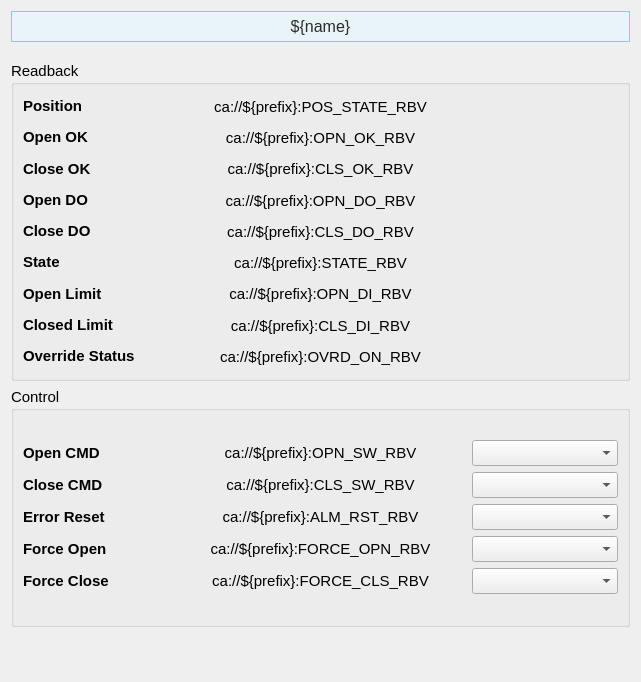
<?xml version="1.0" encoding="UTF-8"?>
<ui version="4.0">
 <class>Form</class>
 <widget class="QWidget" name="Form">
  <property name="geometry">
   <rect>
    <x>0</x>
    <y>0</y>
    <width>641</width>
    <height>682</height>
   </rect>
  </property>
  <property name="sizePolicy">
   <sizepolicy hsizetype="Preferred" vsizetype="Preferred">
    <horstretch>0</horstretch>
    <verstretch>0</verstretch>
   </sizepolicy>
  </property>
  <property name="windowTitle">
   <string>Form</string>
  </property>
  <layout class="QVBoxLayout" name="verticalLayout_7">
   <item>
    <widget class="PyDMLabel" name="PyDMLabel_11">
     <property name="maximumSize">
      <size>
       <width>16777215</width>
       <height>40</height>
      </size>
     </property>
     <property name="font">
      <font>
       <pointsize>12</pointsize>
      </font>
     </property>
     <property name="toolTip">
      <string/>
     </property>
     <property name="styleSheet">
      <string notr="true">    background-color: #e8f4f8;

    border: 1px solid #90c8e0;

    padding: 5px;

    color: rgb(43, 43, 43);</string>
     </property>
     <property name="text">
      <string>${name}</string>
     </property>
     <property name="alignment">
      <set>Qt::AlignCenter</set>
     </property>
    </widget>
   </item>
   <item>
    <spacer name="verticalSpacer_2">
     <property name="orientation">
      <enum>Qt::Vertical</enum>
     </property>
     <property name="sizeType">
      <enum>QSizePolicy::Fixed</enum>
     </property>
     <property name="sizeHint" stdset="0">
      <size>
       <width>20</width>
       <height>13</height>
      </size>
     </property>
    </spacer>
   </item>
   <item>
    <widget class="QGroupBox" name="groupBox">
     <property name="sizePolicy">
      <sizepolicy hsizetype="Preferred" vsizetype="Fixed">
       <horstretch>0</horstretch>
       <verstretch>0</verstretch>
      </sizepolicy>
     </property>
     <property name="minimumSize">
      <size>
       <width>0</width>
       <height>320</height>
      </size>
     </property>
     <property name="font">
      <font>
       <pointsize>11</pointsize>
      </font>
     </property>
     <property name="title">
      <string>Readback</string>
     </property>
     <layout class="QVBoxLayout" name="verticalLayout_14">
      <item>
       <layout class="QHBoxLayout" name="horizontalLayout_4" stretch="1,2,1">
        <item>
         <layout class="QVBoxLayout" name="verticalLayout">
          <item>
           <widget class="QLabel" name="interlock_ok_label_9">
            <property name="font">
             <font>
              <pointsize>11</pointsize>
             </font>
            </property>
            <property name="styleSheet">
             <string/>
            </property>
            <property name="text">
             <string>&lt;html&gt;&lt;head/&gt;&lt;body&gt;&lt;p&gt;&lt;span style=&quot; font-weight:600;&quot;&gt;Position&lt;/span&gt;&lt;/p&gt;&lt;/body&gt;&lt;/html&gt;</string>
            </property>
           </widget>
          </item>
          <item>
           <widget class="QLabel" name="interlock_ok_label_8">
            <property name="font">
             <font>
              <pointsize>11</pointsize>
             </font>
            </property>
            <property name="styleSheet">
             <string/>
            </property>
            <property name="text">
             <string>&lt;html&gt;&lt;head/&gt;&lt;body&gt;&lt;p&gt;&lt;span style=&quot; font-weight:600;&quot;&gt;Open OK&lt;/span&gt;&lt;/p&gt;&lt;/body&gt;&lt;/html&gt;</string>
            </property>
           </widget>
          </item>
          <item>
           <widget class="QLabel" name="interlock_ok_label_12">
            <property name="font">
             <font>
              <pointsize>11</pointsize>
             </font>
            </property>
            <property name="styleSheet">
             <string/>
            </property>
            <property name="text">
             <string>&lt;html&gt;&lt;head/&gt;&lt;body&gt;&lt;p&gt;&lt;span style=&quot; font-weight:600;&quot;&gt;Close OK&lt;/span&gt;&lt;/p&gt;&lt;/body&gt;&lt;/html&gt;</string>
            </property>
           </widget>
          </item>
          <item>
           <widget class="QLabel" name="interlock_ok_label_14">
            <property name="font">
             <font>
              <pointsize>11</pointsize>
             </font>
            </property>
            <property name="styleSheet">
             <string/>
            </property>
            <property name="text">
             <string>&lt;html&gt;&lt;head/&gt;&lt;body&gt;&lt;p&gt;&lt;span style=&quot; font-weight:600;&quot;&gt;Open DO&lt;/span&gt;&lt;/p&gt;&lt;/body&gt;&lt;/html&gt;</string>
            </property>
           </widget>
          </item>
          <item>
           <widget class="QLabel" name="interlock_ok_label_15">
            <property name="font">
             <font>
              <pointsize>11</pointsize>
             </font>
            </property>
            <property name="styleSheet">
             <string/>
            </property>
            <property name="text">
             <string>&lt;html&gt;&lt;head/&gt;&lt;body&gt;&lt;p&gt;&lt;span style=&quot; font-weight:600;&quot;&gt;Close DO&lt;/span&gt;&lt;/p&gt;&lt;/body&gt;&lt;/html&gt;</string>
            </property>
           </widget>
          </item>
          <item>
           <widget class="QLabel" name="interlock_ok_label_13">
            <property name="font">
             <font>
              <pointsize>11</pointsize>
             </font>
            </property>
            <property name="styleSheet">
             <string/>
            </property>
            <property name="text">
             <string>&lt;html&gt;&lt;head/&gt;&lt;body&gt;&lt;p&gt;&lt;span style=&quot; font-weight:600;&quot;&gt;State&lt;/span&gt;&lt;/p&gt;&lt;/body&gt;&lt;/html&gt;</string>
            </property>
           </widget>
          </item>
          <item>
           <widget class="QLabel" name="interlock_ok_label_10">
            <property name="font">
             <font>
              <pointsize>11</pointsize>
             </font>
            </property>
            <property name="styleSheet">
             <string/>
            </property>
            <property name="text">
             <string>&lt;html&gt;&lt;head/&gt;&lt;body&gt;&lt;p&gt;&lt;span style=&quot; font-weight:600;&quot;&gt;Open Limit&lt;/span&gt;&lt;/p&gt;&lt;/body&gt;&lt;/html&gt;</string>
            </property>
           </widget>
          </item>
          <item>
           <widget class="QLabel" name="interlock_ok_label_11">
            <property name="font">
             <font>
              <pointsize>11</pointsize>
             </font>
            </property>
            <property name="styleSheet">
             <string/>
            </property>
            <property name="text">
             <string>&lt;html&gt;&lt;head/&gt;&lt;body&gt;&lt;p&gt;&lt;span style=&quot; font-weight:600;&quot;&gt;Closed Limit&lt;/span&gt;&lt;/p&gt;&lt;/body&gt;&lt;/html&gt;</string>
            </property>
           </widget>
          </item>
          <item>
           <widget class="QLabel" name="interlock_ok_label_3">
            <property name="font">
             <font>
              <pointsize>11</pointsize>
             </font>
            </property>
            <property name="styleSheet">
             <string/>
            </property>
            <property name="text">
             <string>&lt;html&gt;&lt;head/&gt;&lt;body&gt;&lt;p&gt;&lt;span style=&quot; font-weight:600;&quot;&gt;Override Status&lt;/span&gt;&lt;/p&gt;&lt;/body&gt;&lt;/html&gt;</string>
            </property>
           </widget>
          </item>
         </layout>
        </item>
        <item>
         <layout class="QVBoxLayout" name="verticalLayout_4">
          <item>
           <widget class="PyDMLabel" name="PyDMLabel_8">
            <property name="toolTip">
             <string/>
            </property>
            <property name="text">
             <string>ca://${prefix}:POS_STATE_RBV</string>
            </property>
            <property name="alignment">
             <set>Qt::AlignCenter</set>
            </property>
            <property name="precision">
             <number>0</number>
            </property>
            <property name="showUnits">
             <bool>false</bool>
            </property>
            <property name="precisionFromPV">
             <bool>true</bool>
            </property>
            <property name="alarmSensitiveContent">
             <bool>false</bool>
            </property>
            <property name="alarmSensitiveBorder">
             <bool>true</bool>
            </property>
            <property name="PyDMToolTip">
             <string/>
            </property>
            <property name="channel">
             <string>ca://${prefix}:POS_STATE_RBV</string>
            </property>
            <property name="enableRichText">
             <bool>false</bool>
            </property>
            <property name="displayLabelText">
             <bool>false</bool>
            </property>
            <property name="disconnectedText">
             <string/>
            </property>
           </widget>
          </item>
          <item>
           <widget class="PyDMLabel" name="PyDMLabel_9">
            <property name="toolTip">
             <string/>
            </property>
            <property name="text">
             <string>ca://${prefix}:OPN_OK_RBV</string>
            </property>
            <property name="alignment">
             <set>Qt::AlignCenter</set>
            </property>
            <property name="precision">
             <number>0</number>
            </property>
            <property name="showUnits">
             <bool>false</bool>
            </property>
            <property name="precisionFromPV">
             <bool>true</bool>
            </property>
            <property name="alarmSensitiveContent">
             <bool>false</bool>
            </property>
            <property name="alarmSensitiveBorder">
             <bool>true</bool>
            </property>
            <property name="PyDMToolTip">
             <string/>
            </property>
            <property name="channel">
             <string>ca://${prefix}:OPN_OK_RBV</string>
            </property>
            <property name="enableRichText">
             <bool>false</bool>
            </property>
            <property name="displayLabelText">
             <bool>false</bool>
            </property>
            <property name="disconnectedText">
             <string/>
            </property>
           </widget>
          </item>
          <item>
           <widget class="PyDMLabel" name="PyDMLabel_10">
            <property name="toolTip">
             <string/>
            </property>
            <property name="text">
             <string>ca://${prefix}:CLS_OK_RBV</string>
            </property>
            <property name="alignment">
             <set>Qt::AlignCenter</set>
            </property>
            <property name="precision">
             <number>0</number>
            </property>
            <property name="showUnits">
             <bool>false</bool>
            </property>
            <property name="precisionFromPV">
             <bool>true</bool>
            </property>
            <property name="alarmSensitiveContent">
             <bool>false</bool>
            </property>
            <property name="alarmSensitiveBorder">
             <bool>true</bool>
            </property>
            <property name="PyDMToolTip">
             <string/>
            </property>
            <property name="channel">
             <string>ca://${prefix}:CLS_OK_RBV</string>
            </property>
            <property name="enableRichText">
             <bool>false</bool>
            </property>
            <property name="displayLabelText">
             <bool>false</bool>
            </property>
            <property name="disconnectedText">
             <string/>
            </property>
           </widget>
          </item>
          <item>
           <widget class="PyDMLabel" name="PyDMLabel_12">
            <property name="toolTip">
             <string/>
            </property>
            <property name="text">
             <string>ca://${prefix}:OPN_DO_RBV</string>
            </property>
            <property name="alignment">
             <set>Qt::AlignCenter</set>
            </property>
            <property name="precision">
             <number>0</number>
            </property>
            <property name="showUnits">
             <bool>false</bool>
            </property>
            <property name="precisionFromPV">
             <bool>true</bool>
            </property>
            <property name="alarmSensitiveContent">
             <bool>false</bool>
            </property>
            <property name="alarmSensitiveBorder">
             <bool>true</bool>
            </property>
            <property name="PyDMToolTip">
             <string/>
            </property>
            <property name="channel">
             <string>ca://${prefix}:OPN_DO_RBV</string>
            </property>
            <property name="enableRichText">
             <bool>false</bool>
            </property>
            <property name="displayLabelText">
             <bool>false</bool>
            </property>
            <property name="disconnectedText">
             <string/>
            </property>
           </widget>
          </item>
          <item>
           <widget class="PyDMLabel" name="PyDMLabel_14">
            <property name="toolTip">
             <string/>
            </property>
            <property name="text">
             <string>ca://${prefix}:CLS_DO_RBV</string>
            </property>
            <property name="alignment">
             <set>Qt::AlignCenter</set>
            </property>
            <property name="precision">
             <number>0</number>
            </property>
            <property name="showUnits">
             <bool>false</bool>
            </property>
            <property name="precisionFromPV">
             <bool>true</bool>
            </property>
            <property name="alarmSensitiveContent">
             <bool>false</bool>
            </property>
            <property name="alarmSensitiveBorder">
             <bool>true</bool>
            </property>
            <property name="PyDMToolTip">
             <string/>
            </property>
            <property name="channel">
             <string>ca://${prefix}:CLS_DO_RBV</string>
            </property>
            <property name="enableRichText">
             <bool>false</bool>
            </property>
            <property name="displayLabelText">
             <bool>false</bool>
            </property>
            <property name="disconnectedText">
             <string/>
            </property>
           </widget>
          </item>
          <item>
           <widget class="PyDMLabel" name="PyDMLabel_13">
            <property name="toolTip">
             <string/>
            </property>
            <property name="text">
             <string>ca://${prefix}:STATE_RBV</string>
            </property>
            <property name="alignment">
             <set>Qt::AlignCenter</set>
            </property>
            <property name="precision">
             <number>0</number>
            </property>
            <property name="showUnits">
             <bool>false</bool>
            </property>
            <property name="precisionFromPV">
             <bool>true</bool>
            </property>
            <property name="alarmSensitiveContent">
             <bool>false</bool>
            </property>
            <property name="alarmSensitiveBorder">
             <bool>true</bool>
            </property>
            <property name="PyDMToolTip">
             <string/>
            </property>
            <property name="channel">
             <string>ca://${prefix}:STATE_RBV</string>
            </property>
            <property name="enableRichText">
             <bool>false</bool>
            </property>
            <property name="displayLabelText">
             <bool>false</bool>
            </property>
            <property name="disconnectedText">
             <string/>
            </property>
           </widget>
          </item>
          <item>
           <widget class="PyDMLabel" name="PyDMLabel_15">
            <property name="toolTip">
             <string/>
            </property>
            <property name="text">
             <string>ca://${prefix}:OPN_DI_RBV</string>
            </property>
            <property name="alignment">
             <set>Qt::AlignCenter</set>
            </property>
            <property name="precision">
             <number>0</number>
            </property>
            <property name="showUnits">
             <bool>false</bool>
            </property>
            <property name="precisionFromPV">
             <bool>true</bool>
            </property>
            <property name="alarmSensitiveContent">
             <bool>false</bool>
            </property>
            <property name="alarmSensitiveBorder">
             <bool>true</bool>
            </property>
            <property name="PyDMToolTip">
             <string/>
            </property>
            <property name="channel">
             <string>ca://${prefix}:OPN_DI_RBV</string>
            </property>
            <property name="enableRichText">
             <bool>false</bool>
            </property>
            <property name="displayLabelText">
             <bool>false</bool>
            </property>
            <property name="disconnectedText">
             <string/>
            </property>
           </widget>
          </item>
          <item>
           <widget class="PyDMLabel" name="PyDMLabel_16">
            <property name="toolTip">
             <string/>
            </property>
            <property name="text">
             <string>ca://${prefix}:CLS_DI_RBV</string>
            </property>
            <property name="alignment">
             <set>Qt::AlignCenter</set>
            </property>
            <property name="precision">
             <number>0</number>
            </property>
            <property name="showUnits">
             <bool>false</bool>
            </property>
            <property name="precisionFromPV">
             <bool>true</bool>
            </property>
            <property name="alarmSensitiveContent">
             <bool>false</bool>
            </property>
            <property name="alarmSensitiveBorder">
             <bool>true</bool>
            </property>
            <property name="PyDMToolTip">
             <string/>
            </property>
            <property name="channel">
             <string>ca://${prefix}:CLS_DI_RBV</string>
            </property>
            <property name="enableRichText">
             <bool>false</bool>
            </property>
            <property name="displayLabelText">
             <bool>false</bool>
            </property>
            <property name="disconnectedText">
             <string/>
            </property>
           </widget>
          </item>
          <item>
           <widget class="PyDMLabel" name="PyDMLabel_6">
            <property name="toolTip">
             <string/>
            </property>
            <property name="text">
             <string>ca://${prefix}:OVRD_ON_RBV</string>
            </property>
            <property name="alignment">
             <set>Qt::AlignCenter</set>
            </property>
            <property name="channel">
             <string>ca://${prefix}:OVRD_ON_RBV</string>
            </property>
           </widget>
          </item>
         </layout>
        </item>
        <item>
         <layout class="QVBoxLayout" name="verticalLayout_3">
          <item>
           <widget class="QLabel" name="label_3">
            <property name="text">
             <string/>
            </property>
           </widget>
          </item>
          <item>
           <widget class="QLabel" name="label_6">
            <property name="text">
             <string/>
            </property>
           </widget>
          </item>
          <item>
           <widget class="QLabel" name="label_12">
            <property name="text">
             <string/>
            </property>
           </widget>
          </item>
          <item>
           <widget class="QLabel" name="label_16">
            <property name="text">
             <string/>
            </property>
           </widget>
          </item>
          <item>
           <widget class="QLabel" name="label_14">
            <property name="text">
             <string/>
            </property>
           </widget>
          </item>
          <item>
           <widget class="QLabel" name="label_15">
            <property name="text">
             <string/>
            </property>
           </widget>
          </item>
          <item>
           <widget class="QLabel" name="label_17">
            <property name="text">
             <string/>
            </property>
           </widget>
          </item>
          <item>
           <widget class="QLabel" name="label_13">
            <property name="text">
             <string/>
            </property>
           </widget>
          </item>
          <item>
           <widget class="QLabel" name="label_9">
            <property name="text">
             <string/>
            </property>
           </widget>
          </item>
         </layout>
        </item>
       </layout>
      </item>
     </layout>
    </widget>
   </item>
   <item>
    <widget class="QGroupBox" name="groupBox_2">
     <property name="sizePolicy">
      <sizepolicy hsizetype="Preferred" vsizetype="Fixed">
       <horstretch>0</horstretch>
       <verstretch>0</verstretch>
      </sizepolicy>
     </property>
     <property name="minimumSize">
      <size>
       <width>0</width>
       <height>240</height>
      </size>
     </property>
     <property name="font">
      <font>
       <pointsize>11</pointsize>
      </font>
     </property>
     <property name="title">
      <string>Control</string>
     </property>
     <layout class="QVBoxLayout" name="verticalLayout_15">
      <item>
       <layout class="QHBoxLayout" name="horizontalLayout_5" stretch="1,2,1">
        <item>
         <layout class="QVBoxLayout" name="verticalLayout_2">
          <item>
           <widget class="QLabel" name="interlock_ok_label_16">
            <property name="font">
             <font>
              <pointsize>11</pointsize>
             </font>
            </property>
            <property name="styleSheet">
             <string/>
            </property>
            <property name="text">
             <string>&lt;html&gt;&lt;head/&gt;&lt;body&gt;&lt;p&gt;&lt;span style=&quot; font-weight:600;&quot;&gt;Open CMD&lt;/span&gt;&lt;/p&gt;&lt;/body&gt;&lt;/html&gt;</string>
            </property>
           </widget>
          </item>
          <item>
           <widget class="QLabel" name="interlock_ok_label_19">
            <property name="font">
             <font>
              <pointsize>11</pointsize>
             </font>
            </property>
            <property name="styleSheet">
             <string/>
            </property>
            <property name="text">
             <string>&lt;html&gt;&lt;head/&gt;&lt;body&gt;&lt;p&gt;&lt;span style=&quot; font-weight:600;&quot;&gt;Close CMD&lt;/span&gt;&lt;/p&gt;&lt;/body&gt;&lt;/html&gt;</string>
            </property>
           </widget>
          </item>
          <item>
           <widget class="QLabel" name="interlock_ok_label_17">
            <property name="font">
             <font>
              <pointsize>11</pointsize>
             </font>
            </property>
            <property name="styleSheet">
             <string/>
            </property>
            <property name="text">
             <string>&lt;html&gt;&lt;head/&gt;&lt;body&gt;&lt;p&gt;&lt;span style=&quot; font-weight:600;&quot;&gt;Error Reset&lt;/span&gt;&lt;/p&gt;&lt;/body&gt;&lt;/html&gt;</string>
            </property>
           </widget>
          </item>
          <item>
           <widget class="QLabel" name="interlock_ok_label_18">
            <property name="font">
             <font>
              <pointsize>11</pointsize>
             </font>
            </property>
            <property name="styleSheet">
             <string/>
            </property>
            <property name="text">
             <string>&lt;html&gt;&lt;head/&gt;&lt;body&gt;&lt;p&gt;&lt;span style=&quot; font-weight:600;&quot;&gt;Force Open&lt;/span&gt;&lt;/p&gt;&lt;/body&gt;&lt;/html&gt;</string>
            </property>
           </widget>
          </item>
          <item>
           <widget class="QLabel" name="interlock_ok_label_20">
            <property name="font">
             <font>
              <pointsize>11</pointsize>
             </font>
            </property>
            <property name="styleSheet">
             <string/>
            </property>
            <property name="text">
             <string>&lt;html&gt;&lt;head/&gt;&lt;body&gt;&lt;p&gt;&lt;span style=&quot; font-weight:600;&quot;&gt;Force Close&lt;/span&gt;&lt;/p&gt;&lt;/body&gt;&lt;/html&gt;</string>
            </property>
           </widget>
          </item>
         </layout>
        </item>
        <item>
         <layout class="QVBoxLayout" name="verticalLayout_5">
          <item>
           <widget class="PyDMLabel" name="PyDMLabel_21">
            <property name="toolTip">
             <string/>
            </property>
            <property name="text">
             <string>ca://${prefix}:OPN_SW_RBV</string>
            </property>
            <property name="alignment">
             <set>Qt::AlignCenter</set>
            </property>
            <property name="precision">
             <number>0</number>
            </property>
            <property name="showUnits">
             <bool>false</bool>
            </property>
            <property name="precisionFromPV">
             <bool>true</bool>
            </property>
            <property name="alarmSensitiveContent">
             <bool>false</bool>
            </property>
            <property name="alarmSensitiveBorder">
             <bool>true</bool>
            </property>
            <property name="PyDMToolTip">
             <string/>
            </property>
            <property name="channel">
             <string>ca://${prefix}:OPN_SW_RBV</string>
            </property>
            <property name="enableRichText">
             <bool>false</bool>
            </property>
            <property name="displayLabelText">
             <bool>false</bool>
            </property>
            <property name="disconnectedText">
             <string/>
            </property>
           </widget>
          </item>
          <item>
           <widget class="PyDMLabel" name="PyDMLabel_23">
            <property name="toolTip">
             <string/>
            </property>
            <property name="text">
             <string>ca://${prefix}:CLS_SW_RBV</string>
            </property>
            <property name="alignment">
             <set>Qt::AlignCenter</set>
            </property>
            <property name="precision">
             <number>0</number>
            </property>
            <property name="showUnits">
             <bool>false</bool>
            </property>
            <property name="precisionFromPV">
             <bool>true</bool>
            </property>
            <property name="alarmSensitiveContent">
             <bool>false</bool>
            </property>
            <property name="alarmSensitiveBorder">
             <bool>true</bool>
            </property>
            <property name="PyDMToolTip">
             <string/>
            </property>
            <property name="channel">
             <string>ca://${prefix}:CLS_SW_RBV</string>
            </property>
            <property name="enableRichText">
             <bool>false</bool>
            </property>
            <property name="displayLabelText">
             <bool>false</bool>
            </property>
            <property name="disconnectedText">
             <string/>
            </property>
           </widget>
          </item>
          <item>
           <widget class="PyDMLabel" name="PyDMLabel_22">
            <property name="toolTip">
             <string/>
            </property>
            <property name="text">
             <string>ca://${prefix}:ALM_RST_RBV</string>
            </property>
            <property name="alignment">
             <set>Qt::AlignCenter</set>
            </property>
            <property name="precision">
             <number>0</number>
            </property>
            <property name="showUnits">
             <bool>false</bool>
            </property>
            <property name="precisionFromPV">
             <bool>true</bool>
            </property>
            <property name="alarmSensitiveContent">
             <bool>false</bool>
            </property>
            <property name="alarmSensitiveBorder">
             <bool>true</bool>
            </property>
            <property name="PyDMToolTip">
             <string/>
            </property>
            <property name="channel">
             <string>ca://${prefix}:ALM_RST_RBV</string>
            </property>
            <property name="enableRichText">
             <bool>false</bool>
            </property>
            <property name="displayLabelText">
             <bool>false</bool>
            </property>
            <property name="disconnectedText">
             <string/>
            </property>
           </widget>
          </item>
          <item>
           <widget class="PyDMLabel" name="PyDMLabel_7">
            <property name="toolTip">
             <string/>
            </property>
            <property name="text">
             <string notr="true">ca://${prefix}:FORCE_OPN_RBV</string>
            </property>
            <property name="alignment">
             <set>Qt::AlignCenter</set>
            </property>
            <property name="channel">
             <string>ca://${prefix}:FORCE_OPN_RBV</string>
            </property>
           </widget>
          </item>
          <item>
           <widget class="PyDMLabel" name="PyDMLabel_17">
            <property name="toolTip">
             <string/>
            </property>
            <property name="text">
             <string notr="true">ca://${prefix}:FORCE_CLS_RBV</string>
            </property>
            <property name="alignment">
             <set>Qt::AlignCenter</set>
            </property>
            <property name="channel">
             <string>ca://${prefix}:FORCE_CLS_RBV</string>
            </property>
           </widget>
          </item>
         </layout>
        </item>
        <item>
         <layout class="QVBoxLayout" name="verticalLayout_6">
          <item>
           <widget class="PyDMEnumComboBox" name="PyDMEnumComboBox">
            <property name="toolTip">
             <string/>
            </property>
            <property name="channel">
             <string>ca://${prefix}:OPN_SW</string>
            </property>
           </widget>
          </item>
          <item>
           <widget class="PyDMEnumComboBox" name="PyDMEnumComboBox_4">
            <property name="toolTip">
             <string/>
            </property>
            <property name="channel">
             <string>ca://${prefix}:CLS_SW</string>
            </property>
           </widget>
          </item>
          <item>
           <widget class="PyDMEnumComboBox" name="PyDMEnumComboBox_2">
            <property name="toolTip">
             <string/>
            </property>
            <property name="channel">
             <string>ca://${prefix}:ALM_RST</string>
            </property>
           </widget>
          </item>
          <item>
           <widget class="PyDMEnumComboBox" name="PyDMEnumComboBox_3">
            <property name="toolTip">
             <string/>
            </property>
            <property name="channel">
             <string>ca://${prefix}:FORCE_OPN</string>
            </property>
           </widget>
          </item>
          <item>
           <widget class="PyDMEnumComboBox" name="PyDMEnumComboBox_5">
            <property name="toolTip">
             <string/>
            </property>
            <property name="channel">
             <string>ca://${prefix}:FORCE_CLS</string>
            </property>
           </widget>
          </item>
         </layout>
        </item>
       </layout>
      </item>
     </layout>
    </widget>
   </item>
   <item>
    <spacer name="verticalSpacer">
     <property name="orientation">
      <enum>Qt::Vertical</enum>
     </property>
     <property name="sizeHint" stdset="0">
      <size>
       <width>20</width>
       <height>89</height>
      </size>
     </property>
    </spacer>
   </item>
  </layout>
 </widget>
 <customwidgets>
  <customwidget>
   <class>PyDMEnumComboBox</class>
   <extends>QComboBox</extends>
   <header>pydm.widgets.enum_combo_box</header>
  </customwidget>
  <customwidget>
   <class>PyDMLabel</class>
   <extends>QLabel</extends>
   <header>pydm.widgets.label</header>
  </customwidget>
 </customwidgets>
 <resources/>
 <connections/>
</ui>
